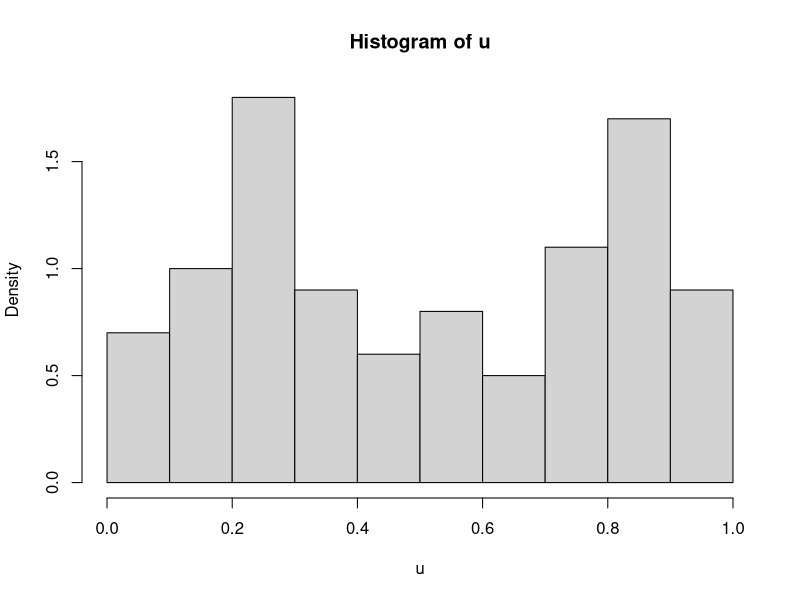
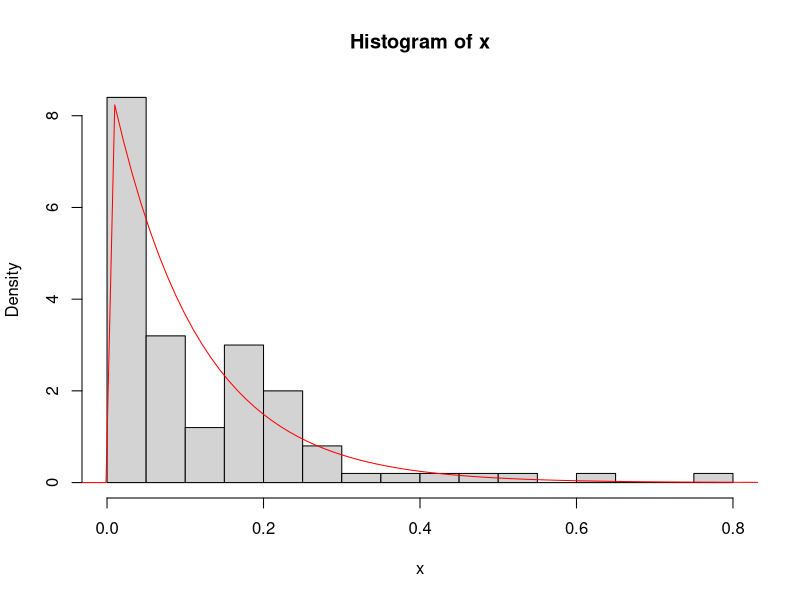
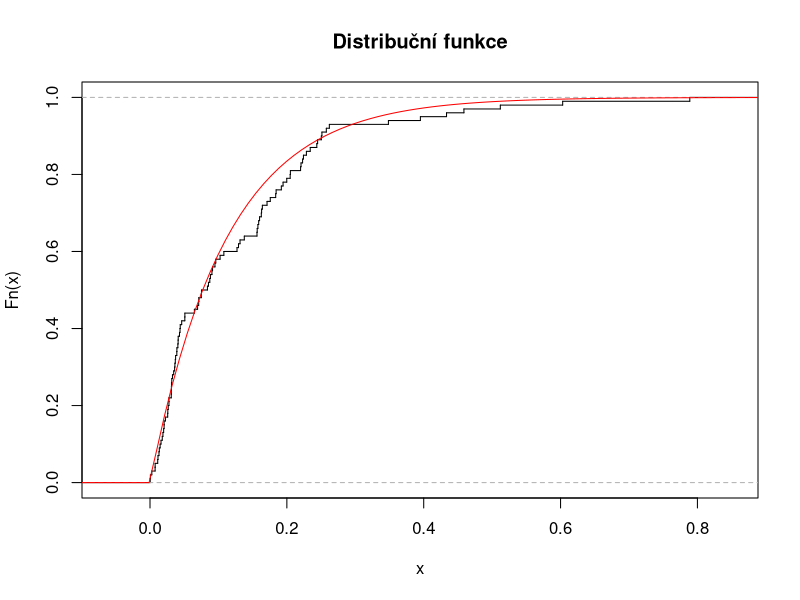
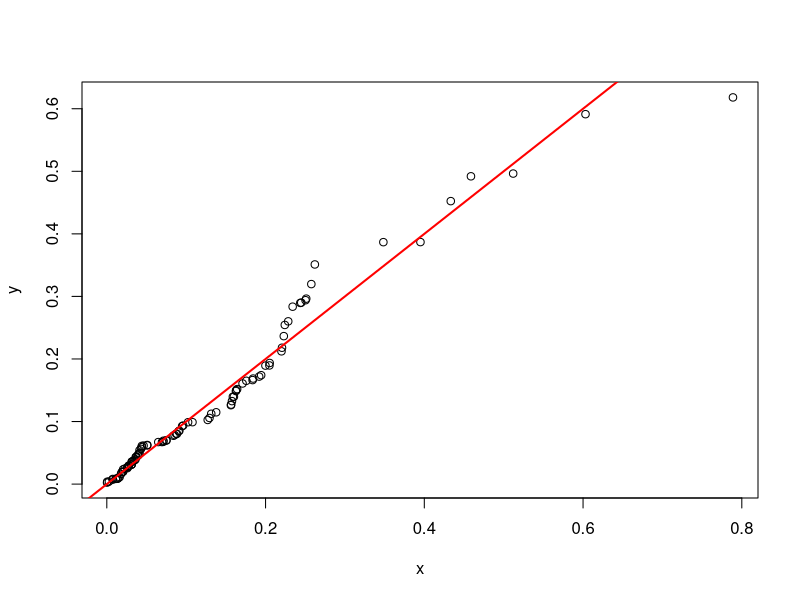
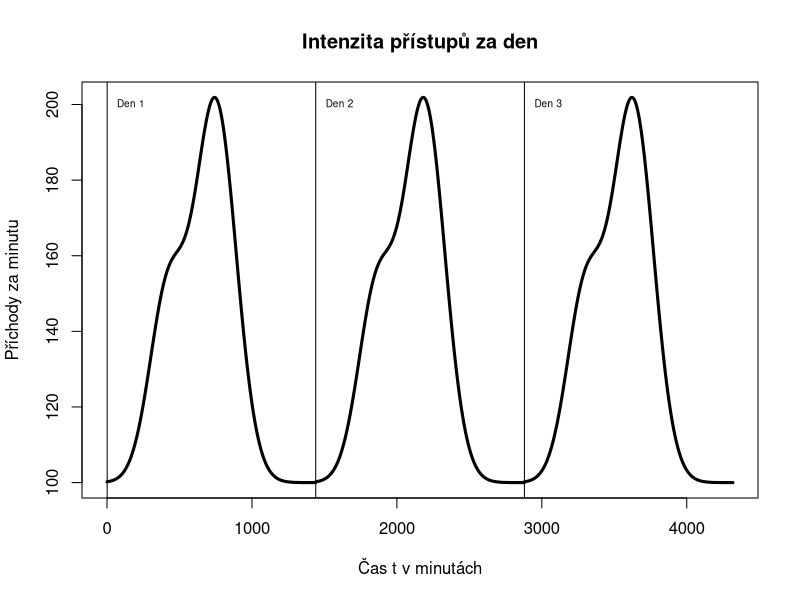
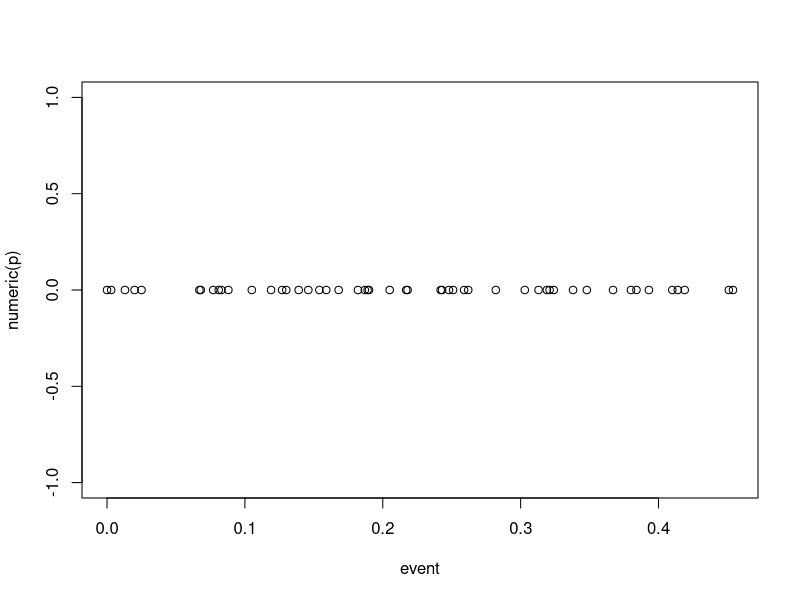

These figures' R source, in order: (Note: a time limit stopped this script after it produced the figures.)
`+<-` <- `+` # operator += 
`-<-` <- `-` # operator -=

#TODO: 1.6


# http://en.wikipedia.org/wiki/Exponential_distribution#Generating_exponential_variates
K = nchar('Tomas') # jmeno
L = nchar('Nesrovnal') # prijmeni

#################################################################
# 1

n = K*20
u=runif(n, min=0, max=1) # Generuje n náhodných hodnot z UNIF(0,1)
x=-log(1-u)/L # Exp rozdělení z rovnoměrného inverzní distr. fcí.

#################################################################
# 1.2
hist(u, freq=FALSE)
hist(x, breaks=5*K, freq=FALSE) # Histogram našich hodnot
#help(hist) freq --> logical;
#if TRUE, the histogram graphic is a representation of frequencies, the counts component of the result;
#if FALSE, probability densities, component density, are plotted (so that the histogram has a total area of one).
xWidth=max(x)-min(x) # Rozpětí hodnot
xGrid=seq(min(x)-0.2*xWidth,max(x)+0.2*xWidth,length=n) # vytvoří hodnoty kvantilů (?)
lines (xGrid,dexp(xGrid, rate=L), col='red') # přiloží graf hustoty k histogramu

################################################################
# 1.3
plot(ecdf(x), verticals=TRUE, do.points = FALSE, main="Distribuční funkce") # Opsáno ze zadáni, graf emp. exp. fce
lines (xGrid,pexp(xGrid, rate = L), col='red')  # přiloží graf teoretické fce

################################################################
# 1.4
y=rexp(n, rate=L) # hodnoty ze stejného rozdělení jako se kterým porovnáváme
qqplot(x, y)
abline(0,1, col='red', lwd=2)
#Pokud jsou hodnoty obou rozdělení stejné, ležely by na červené čáře. Hodnoty nejdál od čáry se nejvíce vychylují.

################################################################
# 1.5

################################################################
# 1.6

chisq.test(x, p=y/sum(y)) 

# Chi-squared test for given probabilities
# data:  x
# X-squared = 58.0799, df = 99, p-value = 0.9997
# Warning message:
# In chisq.test(x, p = y/sum(y)) : Chi-squared approximation may be incorrect

#TODO: najit ks.test a zkusit to podle toho

###############################################################
# 2.1
lambda = function(t){100+50*exp(-(t-420)^2/(3600*L))+100*
                     exp(-(L*(-30*L+t-480)^2)/360000)}
t=seq(0,3*(24*60)-1) # prvni perioda
plot(t,lambda(t%%(24*60)),lty="solid",lwd=3,type='l',
     main="Intenzita přístupů za den",
     ylab="Příchody za minutu",
     xlab="Čas t v minutách")
text(0, 200, "Den 1", cex=0.6, pos=4)
text(24*60, 200, "Den 2", cex=0.6, pos=4)
text(24*120, 200, "Den 3", cex=0.6, pos=4)
abline(h = 0, v = 01)
abline(h = 0, v = 24*60)
abline(h = 0, v = 24*120)
###############################################################
# 2.2

p = K*10 # prichod
event = numeric(p) #array TODO: prejmenovat TODO FIXME
s = 10^-3 # krok v case = 1/1000 minuty
t = 0 # time = Aktuální čas

# Cyklus simuluje ubíhající čas (po skocích delta) a na základě
# funkce lambda generuje příchod zákazníka
i = p # budeme delat p prichodu
while (0 < i) {
  # FIXME: tady to chce chytrej komentar jak to funguje
  if (runif(1, min=0, max=1) < lambda(t) * s) {
    `-`(i)<-1 # odebereme jeden prichod
    event[i] = t # oznacime cas udalosti
  }
  `+`(t)<-s # udelame krok v case
} 
plot(event, numeric(p))

#################################################################
# 2.3

day = 24*60
cetnosti_za_minutu = numeric(day) # pro cely den
day_seq = seq(0,day-1)

# V "cestnosti_za_minutu[m]" bude pocet prichodu
# za minutu "m".
# Cely den projdu po krocich "s" a pokud nahodne
# vygenerovane cislo bude pod mez, pridam prisup
# k dane minute. Protoze krok "s" je mensi nez
# minuta, je potreba oriznout desetinnou cast
# od casu "t", abysme dostali cele minuty.
t = day
while (0 < t) {
  if (runif(1, min=0, max=1) < lambda(t) * s) {
    `+`(cetnosti_za_minutu[(t %/% 1)+1])<-1
  }
  `-`(t)<-s
}

#EDUX STYLE
#MMMMMMMMMMMMMMMMMMMMMMMMMMMMMMMMMMMMMMMMMMMMMMMMMMMMMMMMMMMMMMMMMMMMMMMMMMMMMMMMMMMM
lambda = function(t){100+50*exp(-(t-420)^2/(3600*L))+100*
                       exp(-(L*(-30*L+t-480)^2)/360000)}
intensity = max(lambda(day_seq)) # najdeme intenzitu
arrivals = NULL;
posledni_prichod = 0
while (T < day) {
  `+`(posledni_prichod)<-rexp(1, rate = intensity)
  if (runif(1, min=0, max=1) < (lambda (posledni_prichod) / intensity)){
    arrivals = append(arrivals, posledni_prichod);
  }
}
hi = hist(arrivals, plot=FALSE, breaks=day)
plot(hi$counts[hi$mids], type="l", col='black',
     xlab="Cas t (v minutach)",
     ylab="Prichody za minutu")
lines (day_seq, lambda(day_seq), type="l", lwd=3, col="red")

#MMMMMMMMMMMMMMMMMMMMMMMMMMMMMMMMMMMMMMMMMMMMMMMMMMMMMMMMMMMMMMMMMMMMMMMMMMMMMMMMMMMM


# fitwiki style
plot(day_seq, cetnosti_za_minutu, lwd=1, type='l',
      main="Četnosti příchodů za celý den",
      ylab="Příchody za minutu",
      xlab="Čas t v minutách")
lines(day_seq,lambda(day_seq), lwd=3, col='red')

############################################################################
# 3
vezme_kuryra = K/(K+L)  # Ze všech zákazníků K/(K+L) použije kurýrní službu
za_minutu_kuryr = numeric(day) 
za_minutu_posta = numeric(day)
# Cyklus prochází všechny minutové výskyty a spočíta pravděpodobnosti,
# že zákazník použije kurýra
m = day # minuta
while (0 < m) { # pro kazdou minutu po cely den
  o = cetnosti_za_minutu[m] # pocet objednavek za minutu m
  while (0 < o) { # pro vsechny objednavky za tu minutu
    if (runif(1, min=0, max=1) < vezme_kuryra) { # zvoli kuryra?
      `+`(za_minutu_kuryr[m])<-1
    } else { # nebo postu?
      `+`(za_minutu_posta[m])<-1
    }
    `-`(o)<-1
  }
  `-`(m)<-1
}
plot(day_seq,za_minutu_kuryr,lwd=1,col='lightgreen',type='l',
     ylim=c(10,150),
     main="Způsoby dodávky",
     ylab="Četnosti příchodů objednávek",
     xlab="Čas t v minutách")
lines(day_seq,lambda(day_seq)*vezme_kuryra,lwd=3,col='green')
lines(day_seq,za_minutu_posta,lwd=1, col='lightpink',type='l')
# pravdepodovnost, ze vezmou postu je doplnkem k tomu,
# ze vezmou kuryra
lines(day_seq,lambda(day_seq)*(1-vezme_kuryra),lwd=3,col='red')
legend(x=1200,y=150,c("kurýr","pošta"),cex=.8, 
       col=c("green","red"),lty=c(1,1))
